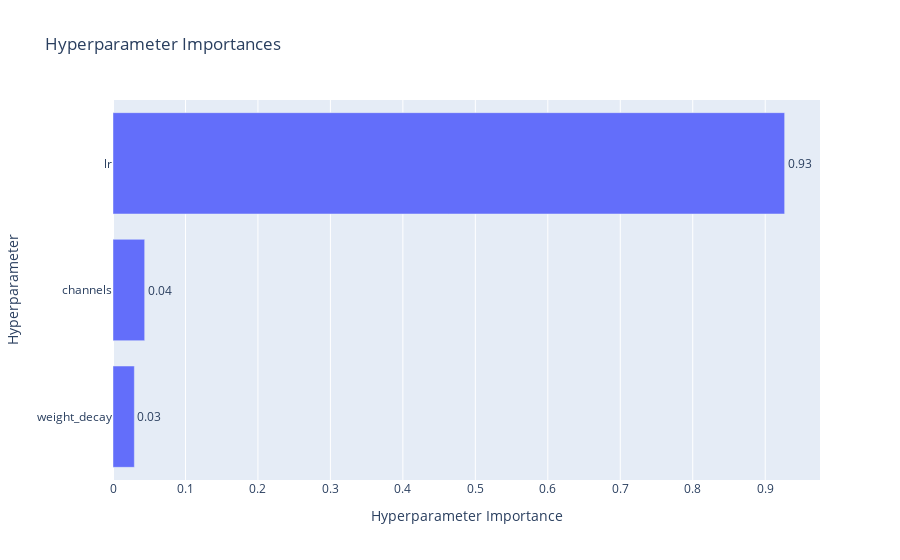

Notebook cell for this chart:
### Markdown cell above
### Hyperparameter importance

The hyperparameter importance plot shows the relative importance of each hyperparameter in determining the objective value. This can help us identify which hyperparameters have the most significant impact on model performance. In this case, we can see that the learning rate has the highest importance, followed by number of channels and weight decay.

### Code cell
fig = optuna.visualization.plot_param_importances(study)
fig.show()

### Figure 1 — Plotly figure (JSON) as saved in the notebook; plotly's stock layout.template omitted (floating-point values rounded to 4 significant figures)
{"data": [{"cliponaxis": false, "hovertemplate": ["weight_decay (FloatDistribution): 0.029456662392285345<extra></extra>", "channels (CategoricalDistribution): 0.043711046280555096<extra></extra>", "lr (FloatDistribution): 0.9268322913271595<extra></extra>"], "name": "Objective Value", "orientation": "h", "text": ["0.03", "0.04", "0.93"], "textposition": "outside", "type": "bar", "x": [0.02946, 0.04371, 0.9268], "y": ["weight_decay", "channels", "lr"]}], "layout": {"title": {"text": "Hyperparameter Importances"}, "xaxis": {"title": {"text": "Hyperparameter Importance"}}, "yaxis": {"title": {"text": "Hyperparameter"}}}}
